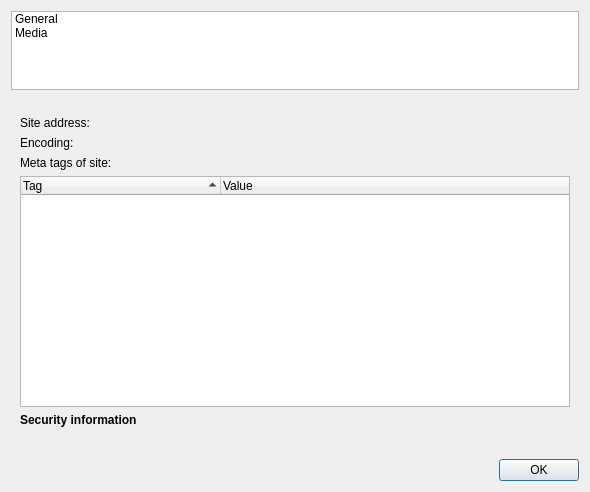
<?xml version="1.0" encoding="UTF-8"?>
<ui version="4.0">
 <class>SiteInfo</class>
 <widget class="QWidget" name="SiteInfo">
  <property name="geometry">
   <rect>
    <x>0</x>
    <y>0</y>
    <width>590</width>
    <height>492</height>
   </rect>
  </property>
  <property name="windowTitle">
   <string>Site Info</string>
  </property>
  <layout class="QGridLayout" name="gridLayout">
   <item row="3" column="0">
    <widget class="QDialogButtonBox" name="buttonBox">
     <property name="orientation">
      <enum>Qt::Horizontal</enum>
     </property>
     <property name="standardButtons">
      <set>QDialogButtonBox::Ok</set>
     </property>
    </widget>
   </item>
   <item row="1" column="0">
    <widget class="SqueezeLabelV2" name="heading">
     <property name="maximumSize">
      <size>
       <width>550</width>
       <height>16777215</height>
      </size>
     </property>
     <property name="text">
      <string/>
     </property>
     <property name="textInteractionFlags">
      <set>Qt::LinksAccessibleByMouse|Qt::TextSelectableByMouse</set>
     </property>
    </widget>
   </item>
   <item row="0" column="0">
    <widget class="HorizontalListWidget" name="listWidget">
     <item>
      <property name="text">
       <string>General</string>
      </property>
     </item>
     <item>
      <property name="text">
       <string>Media</string>
      </property>
     </item>
    </widget>
   </item>
   <item row="2" column="0">
    <widget class="QStackedWidget" name="stackedWidget">
     <property name="currentIndex">
      <number>0</number>
     </property>
     <widget class="QWidget" name="page">
      <layout class="QGridLayout" name="gridLayout_2">
       <property name="topMargin">
        <number>0</number>
       </property>
       <property name="bottomMargin">
        <number>0</number>
       </property>
       <item row="0" column="0" colspan="4">
        <layout class="QFormLayout" name="formLayout">
         <property name="fieldGrowthPolicy">
          <enum>QFormLayout::AllNonFixedFieldsGrow</enum>
         </property>
         <item row="0" column="0">
          <widget class="QLabel" name="label_3">
           <property name="sizePolicy">
            <sizepolicy hsizetype="Fixed" vsizetype="Preferred">
             <horstretch>0</horstretch>
             <verstretch>0</verstretch>
            </sizepolicy>
           </property>
           <property name="text">
            <string>Site address:</string>
           </property>
          </widget>
         </item>
         <item row="0" column="1">
          <widget class="SqueezeLabelV2" name="siteAddress">
           <property name="sizePolicy">
            <sizepolicy hsizetype="Minimum" vsizetype="Preferred">
             <horstretch>0</horstretch>
             <verstretch>0</verstretch>
            </sizepolicy>
           </property>
           <property name="maximumSize">
            <size>
             <width>460</width>
             <height>16777215</height>
            </size>
           </property>
           <property name="text">
            <string/>
           </property>
           <property name="textInteractionFlags">
            <set>Qt::LinksAccessibleByMouse|Qt::TextSelectableByMouse</set>
           </property>
          </widget>
         </item>
         <item row="1" column="0">
          <widget class="QLabel" name="label_6">
           <property name="text">
            <string>Encoding:</string>
           </property>
          </widget>
         </item>
         <item row="1" column="1">
          <widget class="SqueezeLabelV2" name="encodingLabel">
           <property name="text">
            <string/>
           </property>
           <property name="textInteractionFlags">
            <set>Qt::LinksAccessibleByMouse|Qt::TextSelectableByMouse</set>
           </property>
          </widget>
         </item>
        </layout>
       </item>
       <item row="1" column="0" colspan="4">
        <widget class="QLabel" name="label_9">
         <property name="text">
          <string>Meta tags of site:</string>
         </property>
        </widget>
       </item>
       <item row="3" column="0" colspan="4">
        <widget class="QTreeWidget" name="treeTags">
         <property name="sortingEnabled">
          <bool>true</bool>
         </property>
         <attribute name="headerMinimumSectionSize">
          <number>200</number>
         </attribute>
         <column>
          <property name="text">
           <string>Tag</string>
          </property>
         </column>
         <column>
          <property name="text">
           <string>Value</string>
          </property>
         </column>
        </widget>
       </item>
       <item row="4" column="0" colspan="2">
        <widget class="QLabel" name="label_2">
         <property name="sizePolicy">
          <sizepolicy hsizetype="Fixed" vsizetype="Preferred">
           <horstretch>0</horstretch>
           <verstretch>0</verstretch>
          </sizepolicy>
         </property>
         <property name="text">
          <string>&lt;b&gt;Security information&lt;/b&gt;</string>
         </property>
        </widget>
       </item>
       <item row="5" column="1">
        <widget class="QLabel" name="securityLabel">
         <property name="text">
          <string/>
         </property>
        </widget>
       </item>
       <item row="5" column="0">
        <spacer name="horizontalSpacer">
         <property name="orientation">
          <enum>Qt::Horizontal</enum>
         </property>
         <property name="sizeType">
          <enum>QSizePolicy::Fixed</enum>
         </property>
         <property name="sizeHint" stdset="0">
          <size>
           <width>20</width>
           <height>20</height>
          </size>
         </property>
        </spacer>
       </item>
       <item row="5" column="2">
        <spacer name="horizontalSpacer_2">
         <property name="orientation">
          <enum>Qt::Horizontal</enum>
         </property>
         <property name="sizeHint" stdset="0">
          <size>
           <width>40</width>
           <height>20</height>
          </size>
         </property>
        </spacer>
       </item>
      </layout>
     </widget>
     <widget class="QWidget" name="page2">
      <layout class="QVBoxLayout" name="verticalLayout_3">
       <item>
        <widget class="QSplitter" name="splitter">
         <property name="orientation">
          <enum>Qt::Vertical</enum>
         </property>
         <widget class="QWidget" name="verticalLayoutWidget">
          <layout class="QVBoxLayout" name="verticalLayout_2">
           <item>
            <widget class="QTreeWidget" name="treeImages">
             <property name="minimumSize">
              <size>
               <width>0</width>
               <height>0</height>
              </size>
             </property>
             <property name="itemsExpandable">
              <bool>false</bool>
             </property>
             <property name="sortingEnabled">
              <bool>true</bool>
             </property>
             <attribute name="headerMinimumSectionSize">
              <number>200</number>
             </attribute>
             <column>
              <property name="text">
               <string>Image</string>
              </property>
             </column>
             <column>
              <property name="text">
               <string>Image address</string>
              </property>
             </column>
            </widget>
           </item>
          </layout>
         </widget>
         <widget class="QWidget" name="layoutWidget">
          <layout class="QVBoxLayout" name="verticalLayout">
           <item>
            <widget class="QDialogButtonBox" name="saveButton">
             <property name="standardButtons">
              <set>QDialogButtonBox::Save</set>
             </property>
            </widget>
           </item>
           <item>
            <widget class="QLabel" name="label_5">
             <property name="maximumSize">
              <size>
               <width>16777215</width>
               <height>20</height>
              </size>
             </property>
             <property name="text">
              <string>&lt;b&gt;Preview&lt;/b&gt;</string>
             </property>
            </widget>
           </item>
           <item>
            <widget class="QGraphicsView" name="mediaPreview"/>
           </item>
          </layout>
         </widget>
        </widget>
       </item>
      </layout>
     </widget>
    </widget>
   </item>
  </layout>
 </widget>
 <customwidgets>
  <customwidget>
   <class>SqueezeLabelV2</class>
   <extends>QLabel</extends>
   <header>squeezelabelv2.h</header>
  </customwidget>
  <customwidget>
   <class>HorizontalListWidget</class>
   <extends>QListWidget</extends>
   <header>horizontallistwidget.h</header>
  </customwidget>
 </customwidgets>
 <resources/>
 <connections>
  <connection>
   <sender>buttonBox</sender>
   <signal>accepted()</signal>
   <receiver>SiteInfo</receiver>
   <slot>close()</slot>
   <hints>
    <hint type="sourcelabel">
     <x>248</x>
     <y>254</y>
    </hint>
    <hint type="destinationlabel">
     <x>157</x>
     <y>274</y>
    </hint>
   </hints>
  </connection>
 </connections>
</ui>
